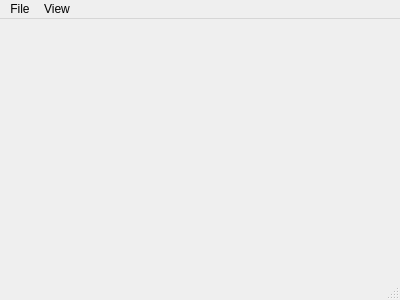
<?xml version="1.0" encoding="UTF-8"?>
<ui version="4.0">
 <class>MainWindow</class>
 <widget class="QMainWindow" name="MainWindow">
  <property name="geometry">
   <rect>
    <x>0</x>
    <y>0</y>
    <width>400</width>
    <height>300</height>
   </rect>
  </property>
  <property name="windowTitle">
   <string>MainWindow</string>
  </property>
  <widget class="QWidget" name="centralWidget"/>
  <widget class="QMenuBar" name="menuBar">
   <property name="geometry">
    <rect>
     <x>0</x>
     <y>0</y>
     <width>400</width>
     <height>26</height>
    </rect>
   </property>
   <widget class="QMenu" name="menuView">
    <property name="title">
     <string>View</string>
    </property>
   </widget>
   <widget class="QMenu" name="menuFile">
    <property name="title">
     <string>File</string>
    </property>
    <addaction name="actionOpen"/>
    <addaction name="actionClose"/>
   </widget>
   <addaction name="menuFile"/>
   <addaction name="menuView"/>
  </widget>
  <widget class="QStatusBar" name="statusBar"/>
  <action name="actionOpen">
   <property name="text">
    <string>Open project</string>
   </property>
  </action>
  <action name="actionClose">
   <property name="text">
    <string>Close project</string>
   </property>
  </action>
 </widget>
 <layoutdefault spacing="6" margin="11"/>
 <resources/>
 <connections/>
</ui>
